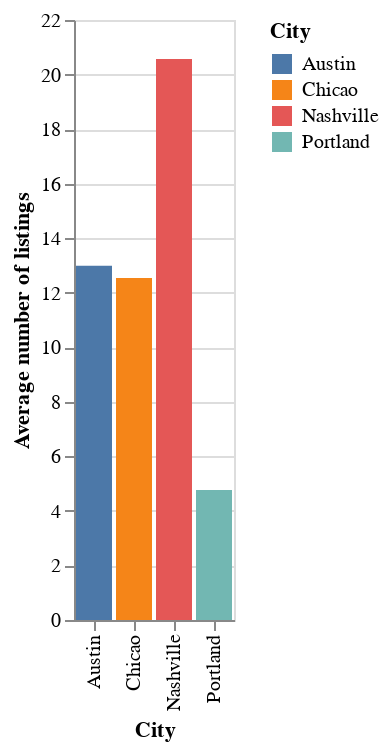

Here is the notebook cell this chart was saved with:
### Code cell
#host city
host_city = pd.DataFrame(listing_reviews.groupby(['city_x'])['host_listings_count'].mean().reset_index())
print(host_city.head())

mean_listings_by_city = alt.Chart(host_city).mark_bar().encode(
        x=alt.X('city_x:N',title='City'),
        y=alt.Y('host_listings_count:Q', title='Average number of listings'),
        color=alt.Color('city_x:N', title='City')
)

mean_listings_by_city

### Figure 1 — Vega-Lite specification as saved in the notebook (floating-point values rounded to 4 significant figures)
{"config": {"view": {"continuousWidth": 400, "continuousHeight": 300}}, "data": {"name": "data-61d13fb20ba6c08a687d9533de9403b5"}, "mark": "bar", "encoding": {"color": {"field": "city_x", "title": "City", "type": "nominal"}, "x": {"field": "city_x", "title": "City", "type": "nominal"}, "y": {"field": "host_listings_count", "title": "Average number of listings", "type": "quantitative"}}, "$schema": "https://vega.github.io/schema/vega-lite/v4.17.0.json", "datasets": {"data-61d13fb20ba6c08a687d9533de9403b5": [{"city_x": "Austin", "host_listings_count": 12.99}, {"city_x": "Chicao", "host_listings_count": 12.54}, {"city_x": "Nashville", "host_listings_count": 20.57}, {"city_x": "Portland", "host_listings_count": 4.771}]}}
